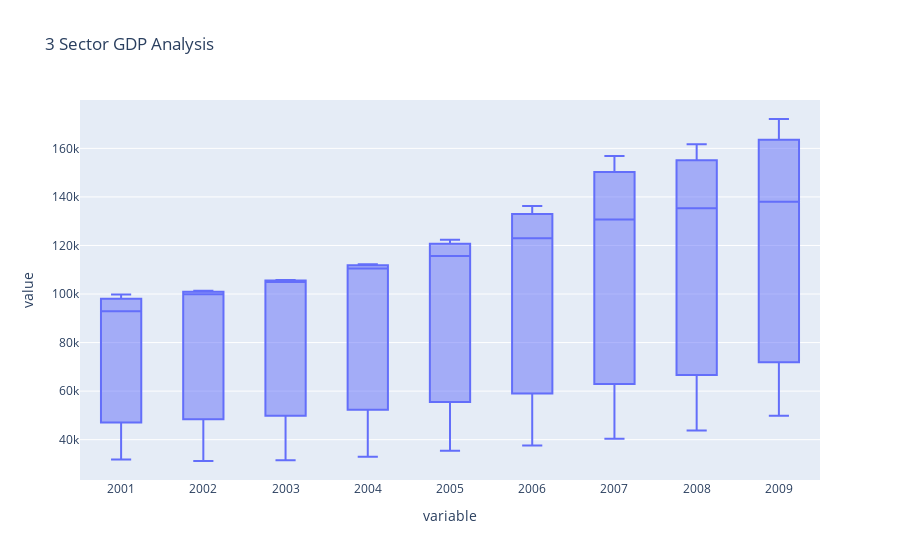

This figure's notebook cell:
### Markdown cell above
# Plotly

### Code cell
import plotly.express as px

px.box(three_sectors,x = "variable",
       y = "value",
       hover_data = ["industry"],
       title ="3 Sector GDP Analysis")

### Figure 1 — Plotly figure (JSON) as saved in the notebook; plotly's stock layout.template omitted (floating-point values rounded to 4 significant figures)
{"data": [{"alignmentgroup": "True", "customdata": [["Construction"], ["Construction"], ["Construction"], ["Construction"], ["Construction"], ["Construction"], ["Construction"], ["Construction"], ["Construction"], ["Manufacturing"], ["Manufacturing"], ["Manufacturing"], ["Manufacturing"], ["Manufacturing"], ["Manufacturing"], ["Manufacturing"], ["Manufacturing"], ["Manufacturing"], ["Transport, and communication"], ["Transport, and communication"], ["Transport, and communication"], ["Transport, and communication"], ["Transport, and communication"], ["Transport, and communication"], ["Transport, and communication"], ["Transport, and communication"], ["Transport, and communication"]], "hovertemplate": "variable=%{x}<br>value=%{y}<br>industry=%{customdata[0]}<extra></extra>", "legendgroup": "", "marker": {"color": "#636efa"}, "name": "", "notched": false, "offsetgroup": "", "orientation": "v", "showlegend": false, "type": "box", "x": ["2001", "2002", "2003", "2004", "2005", "2006", "2007", "2008", "2009", "2001", "2002", "2003", "2004", "2005", "2006", "2007", "2008", "2009", "2001", "2002", "2003", "2004", "2005", "2006", "2007", "2008", "2009"], "x0": " ", "xaxis": "x", "y": [31828, 31214, 31530, 32931, 35402, 37649, 40405, 43734, 49893, 99777, 99858, 105822, 110544, 115698, 122953, 130673, 135291, 138003, 92931, 101335, 104915, 112260, 122317, 136306, 156846, 161699, 172097], "y0": " ", "yaxis": "y"}], "layout": {"boxmode": "group", "legend": {"tracegroupgap": 0}, "title": {"text": "3 Sector GDP Analysis"}, "xaxis": {"anchor": "y", "domain": [0, 1], "title": {"text": "variable"}}, "yaxis": {"anchor": "x", "domain": [0, 1], "title": {"text": "value"}}}}
